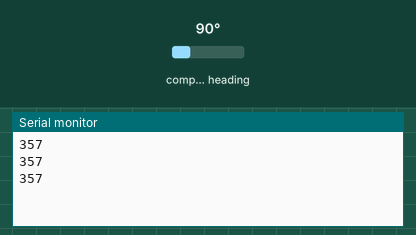
Recording of a sketch running on a simulated Arduino Uno, built with avr-gcc and run on an emulated ATmega328P. On the bench: the last lines printed to the serial monitor. Wiring (inferred from the names in the program): HMC5883L compass at I2C address 0x1E. The test bench sets the inputs (shaded band); at power-on: compass heading 90°.

Above: at 1.3 s.
1.4 s: compass heading set to 7°
At 1.9 s:
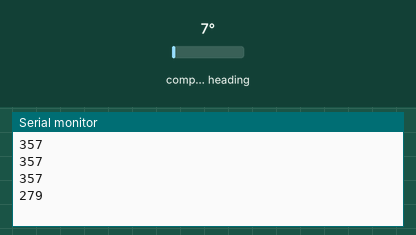
2.9 s: compass heading set to 180°
At 3.4 s:
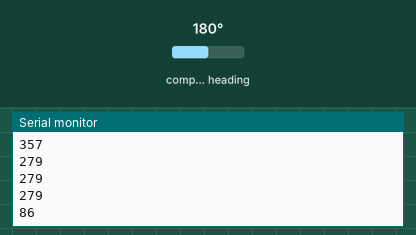
Timing chart, 0 to 5.9 s (numbered marks = the images above; inputs shaded):
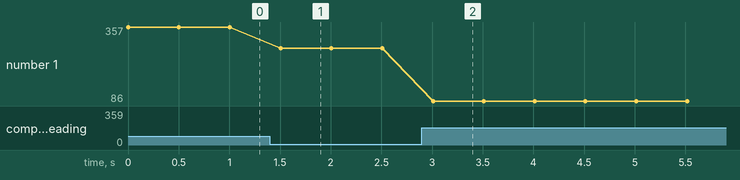

Measured:
- after the input at 1.4 s, the serial monitor: prints a new line after 0.11 s (image 1)
- after the input at 2.9 s, the serial monitor: prints a new line after 0.11 s (image 2)
- plotted number 1: 357 → 279 after the input at 1.4 s, 279 → 86 after the input at 2.9 s

The sketch:

HMCTest.ino
```cpp
#include <Wire.h> //I2C Arduino Library
#define address 0x1E //0011110b, I2C 7bit address of HMC5883

void setup(){
  //GY-273
  Serial.begin(9600);
  Wire.begin();
  Wire.beginTransmission(address); //open communication with HMC5883
  Wire.write(0x02); //select mode register
  Wire.write(0x00); //continuous measurement mode
  Wire.endTransmission();
}

void loop(){
     Serial.println(Angleread()) ;          // 方位角を返す
     delay(500) ;                            // 500ms後に繰り返す
}
int Angleread(){
  int x,y,z; //triple axis data
  Wire.beginTransmission(address);
  Wire.write(0x03); //select register 3, X MSB register
  Wire.endTransmission();
  Wire.requestFrom(address, 6);
  if(6<=Wire.available()){
    x = Wire.read()<<8; //X msb
    x |= Wire.read(); //X lsb
    z = Wire.read()<<8; //Z msb
    z |= Wire.read(); //Z lsb
    y = Wire.read()<<8; //Y msb
    y |= Wire.read(); //Y lsb
  }
  return atan2((x + 20) , (y + 20)*(-1)) * RAD_TO_DEG + 180;//40と20は補正値
}
```
